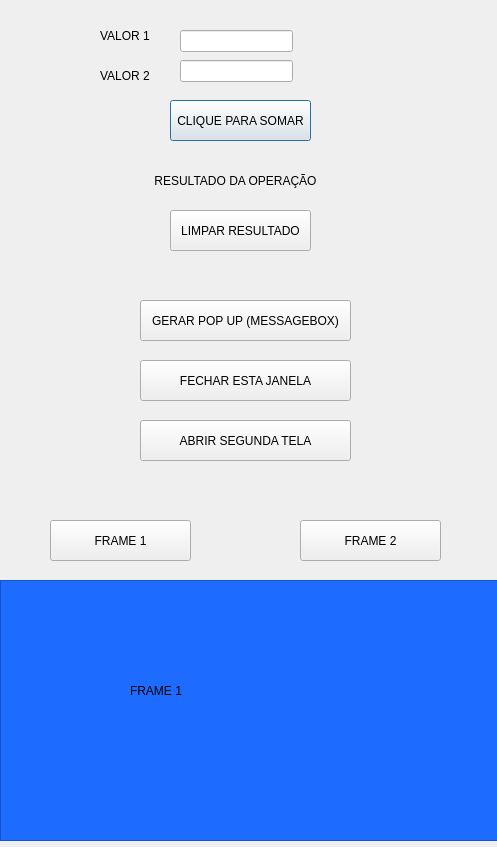
<?xml version="1.0" encoding="UTF-8"?>
<ui version="4.0">
 <class>Dialog</class>
 <widget class="QDialog" name="Dialog">
  <property name="geometry">
   <rect>
    <x>0</x>
    <y>0</y>
    <width>497</width>
    <height>847</height>
   </rect>
  </property>
  <property name="windowTitle">
   <string>Dialog</string>
  </property>
  <widget class="QPushButton" name="pushButton">
   <property name="geometry">
    <rect>
     <x>170</x>
     <y>100</y>
     <width>141</width>
     <height>41</height>
    </rect>
   </property>
   <property name="text">
    <string>CLIQUE PARA SOMAR</string>
   </property>
  </widget>
  <widget class="QLabel" name="label">
   <property name="geometry">
    <rect>
     <x>150</x>
     <y>140</y>
     <width>171</width>
     <height>81</height>
    </rect>
   </property>
   <property name="text">
    <string>RESULTADO DA OPERAÇÃO</string>
   </property>
   <property name="alignment">
    <set>Qt::AlignCenter</set>
   </property>
  </widget>
  <widget class="QLabel" name="label_2">
   <property name="geometry">
    <rect>
     <x>100</x>
     <y>20</y>
     <width>81</width>
     <height>31</height>
    </rect>
   </property>
   <property name="text">
    <string>VALOR 1</string>
   </property>
  </widget>
  <widget class="QLabel" name="label_3">
   <property name="geometry">
    <rect>
     <x>100</x>
     <y>60</y>
     <width>81</width>
     <height>31</height>
    </rect>
   </property>
   <property name="text">
    <string>VALOR 2</string>
   </property>
  </widget>
  <widget class="QPushButton" name="pushButton_2">
   <property name="geometry">
    <rect>
     <x>170</x>
     <y>210</y>
     <width>141</width>
     <height>41</height>
    </rect>
   </property>
   <property name="text">
    <string>LIMPAR RESULTADO</string>
   </property>
  </widget>
  <widget class="QPushButton" name="pushButton_3">
   <property name="geometry">
    <rect>
     <x>140</x>
     <y>300</y>
     <width>211</width>
     <height>41</height>
    </rect>
   </property>
   <property name="text">
    <string>GERAR POP UP (MESSAGEBOX)</string>
   </property>
  </widget>
  <widget class="QPushButton" name="pushButton_4">
   <property name="geometry">
    <rect>
     <x>140</x>
     <y>360</y>
     <width>211</width>
     <height>41</height>
    </rect>
   </property>
   <property name="text">
    <string>FECHAR ESTA JANELA</string>
   </property>
  </widget>
  <widget class="QPushButton" name="pushButton_5">
   <property name="geometry">
    <rect>
     <x>140</x>
     <y>420</y>
     <width>211</width>
     <height>41</height>
    </rect>
   </property>
   <property name="text">
    <string>ABRIR SEGUNDA TELA</string>
   </property>
  </widget>
  <widget class="QFrame" name="frame">
   <property name="geometry">
    <rect>
     <x>0</x>
     <y>580</y>
     <width>501</width>
     <height>261</height>
    </rect>
   </property>
   <property name="styleSheet">
    <string notr="true">background-color: rgb(29, 108, 255);</string>
   </property>
   <property name="frameShape">
    <enum>QFrame::StyledPanel</enum>
   </property>
   <property name="frameShadow">
    <enum>QFrame::Raised</enum>
   </property>
   <widget class="QLabel" name="label_4">
    <property name="geometry">
     <rect>
      <x>130</x>
      <y>70</y>
      <width>141</width>
      <height>81</height>
     </rect>
    </property>
    <property name="styleSheet">
     <string notr="true">font: 75 18pt &quot;MS Shell Dlg 2&quot;;</string>
    </property>
    <property name="text">
     <string>FRAME 1 </string>
    </property>
   </widget>
  </widget>
  <widget class="QPushButton" name="pushButton_6">
   <property name="geometry">
    <rect>
     <x>50</x>
     <y>520</y>
     <width>141</width>
     <height>41</height>
    </rect>
   </property>
   <property name="text">
    <string>FRAME 1</string>
   </property>
  </widget>
  <widget class="QPushButton" name="pushButton_7">
   <property name="geometry">
    <rect>
     <x>300</x>
     <y>520</y>
     <width>141</width>
     <height>41</height>
    </rect>
   </property>
   <property name="text">
    <string>FRAME 2</string>
   </property>
  </widget>
  <widget class="QFrame" name="frame_2">
   <property name="geometry">
    <rect>
     <x>0</x>
     <y>580</y>
     <width>501</width>
     <height>261</height>
    </rect>
   </property>
   <property name="styleSheet">
    <string notr="true">background-color: rgb(131, 255, 15);</string>
   </property>
   <property name="frameShape">
    <enum>QFrame::StyledPanel</enum>
   </property>
   <property name="frameShadow">
    <enum>QFrame::Raised</enum>
   </property>
   <widget class="QLabel" name="label_5">
    <property name="geometry">
     <rect>
      <x>130</x>
      <y>70</y>
      <width>141</width>
      <height>81</height>
     </rect>
    </property>
    <property name="styleSheet">
     <string notr="true">font: 75 18pt &quot;MS Shell Dlg 2&quot;;</string>
    </property>
    <property name="text">
     <string>FRAME 2</string>
    </property>
   </widget>
  </widget>
  <widget class="QLineEdit" name="textEdit">
   <property name="geometry">
    <rect>
     <x>180</x>
     <y>30</y>
     <width>113</width>
     <height>22</height>
    </rect>
   </property>
  </widget>
  <widget class="QLineEdit" name="textEdit_2">
   <property name="geometry">
    <rect>
     <x>180</x>
     <y>60</y>
     <width>113</width>
     <height>22</height>
    </rect>
   </property>
  </widget>
  <zorder>pushButton</zorder>
  <zorder>label</zorder>
  <zorder>label_2</zorder>
  <zorder>label_3</zorder>
  <zorder>pushButton_2</zorder>
  <zorder>pushButton_3</zorder>
  <zorder>pushButton_4</zorder>
  <zorder>pushButton_5</zorder>
  <zorder>pushButton_6</zorder>
  <zorder>pushButton_7</zorder>
  <zorder>frame_2</zorder>
  <zorder>frame</zorder>
  <zorder>textEdit</zorder>
  <zorder>textEdit_2</zorder>
 </widget>
 <resources/>
 <connections/>
</ui>
